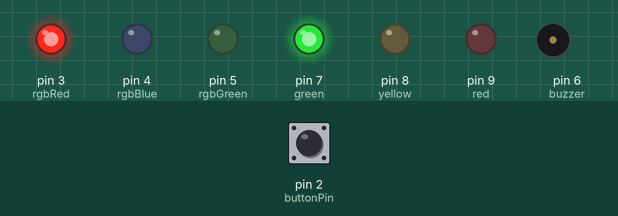
This sketch was run on a simulated Arduino Uno, built with avr-gcc and run on an emulated ATmega328P. On the bench: output pins drawn as LEDs (lit = HIGH), buzzer (waves = sounding, pin HIGH). Inputs (shaded band) come from the test bench; at power-on: pin 2 (buttonPin) LOW.

Above: at 1.2 s.
1.3 s: pin 2 (buttonPin) pulled HIGH for 0.15 s
At 4.4 s:
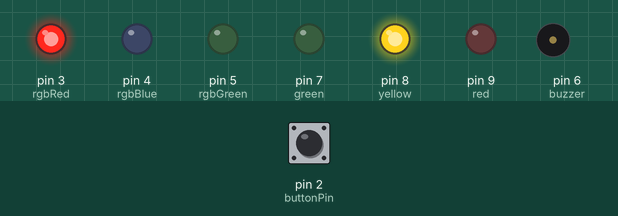
At 11.7 s:
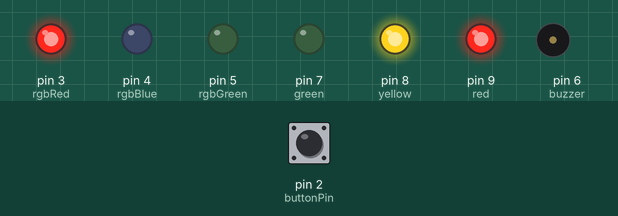
18.0 s: pin 2 (buttonPin) pulled HIGH for 1 s
At 23.8 s:
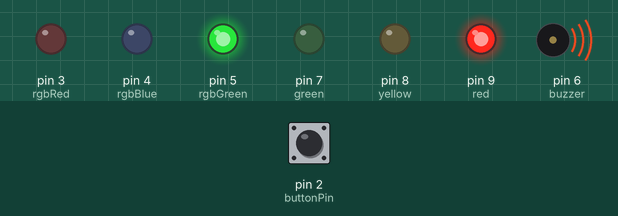
Timing chart, 0 to 28.0 s (numbered marks = the images above; inputs shaded):
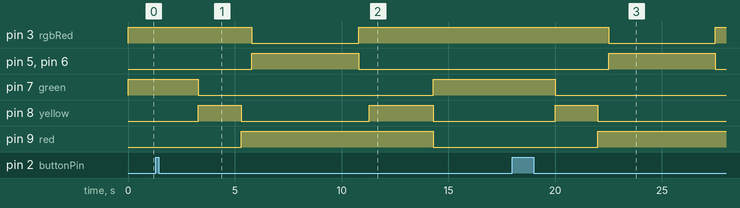

Measured:
- after the input at 1.3 s, pin 3 (rgbRed): HIGH → LOW after 4.5 s, → HIGH 5.0 s later; pin 5 (rgbGreen): LOW → HIGH after 4.5 s, → LOW 5.0 s later
- after the input at 18.0 s, pin 3 (rgbRed): HIGH → LOW after 4.5 s, → HIGH 5.0 s later; pin 5 (rgbGreen), pin 6 (buzzer): LOW → HIGH after 4.5 s, → LOW 5.0 s later; pin 7 (green): HIGH → LOW after 2.0 s; pin 8 (yellow): LOW → HIGH after 2.0 s, → LOW 2.0 s later; pin 9 (red): LOW → HIGH after 4.0 s

The sketch:

Task_1.ino
```cpp
// DEFINE THE PINS for LED'S, RGB's, Buzzers and Push to make Switches
int red = 9;
int yellow = 8;
int green = 7;
int buttonPin = 2;
int rgbRed = 3;
int rgbBlue = 4;
int rgbGreen = 5;
int buzzer = 6;

// Initial Setup- Input's and Outputs defined
void setup() {
  pinMode(red, OUTPUT);
  pinMode(yellow, OUTPUT);
  pinMode(green, OUTPUT);
  pinMode(buttonPin, INPUT);
  pinMode(rgbRed, OUTPUT);
  pinMode(rgbGreen, OUTPUT);
  pinMode(rgbBlue, OUTPUT);
  pinMode(buzzer, OUTPUT);
}

// Main System Loop
void loop() {

  // "ON-STATE" Green only... wait for traffic flow- Traffic flows normally until the pedestrian button is pressed.
  digitalWrite(green, HIGH);
  digitalWrite(yellow, LOW);
  digitalWrite(red, LOW);
  digitalWrite(buzzer, LOW);
  digitalWrite(rgbRed, HIGH);
  digitalWrite(rgbGreen, LOW);
  digitalWrite(rgbBlue, LOW);


  // WAIT FOR A PEDESTRIAN TO PRESS BUTTON TO CROSS,
  // COMPLETE TRAFFIC LIGHT CYCLE.
  if (digitalRead(buttonPin) == HIGH) {
    delay(2000); // Delay between each LED.
    digitalWrite(green, LOW);
    digitalWrite(yellow, HIGH);// Yellow light for cars.
    delay(2000);
    digitalWrite(yellow, LOW);
    digitalWrite(red, HIGH); // Red light for cars.
    delay(500);
    digitalWrite(rgbRed, LOW);
    digitalWrite(rgbGreen, HIGH); // Pedestrian light green.
    digitalWrite(buzzer, HIGH); // BUZZER On
    delay(5000);
    digitalWrite(buzzer, LOW); // Buzzer off.
    digitalWrite(rgbGreen, LOW);
    digitalWrite(rgbRed, HIGH);// Pedestrian Light Red.
    delay(500);
    digitalWrite(yellow, HIGH);
    delay(3000);
    digitalWrite(red, LOW);
    digitalWrite(yellow, LOW); // Green traffic returns, loop continues.

    // Bounce on button- Debounces(resets).
    while (digitalRead(buttonPin) == HIGH) {
      delay(10);
      // loops
    }
  }
}
```
